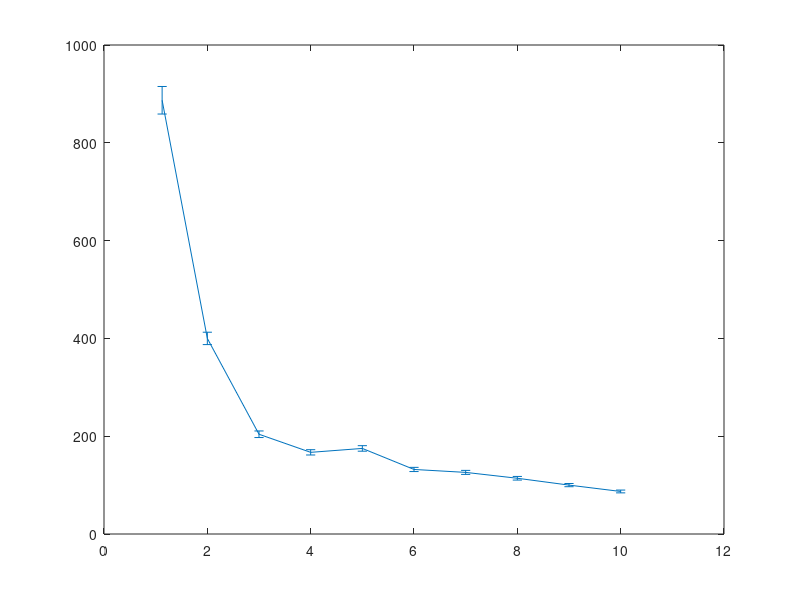

Recreate this plot in MATLAB. (Note: this script raises an error after producing the figure.)
clear all;
close all;
clc;

vin=[1.125 2 3 4 5 6 7 8 9 10];
sigma=[887 400 204 167 175 132 126 114 100 87];
err=[1/sqrt(992)*sigma(1) 1/sqrt(1000)*sigma(2) 1/sqrt(919)*sigma(3)...
     1/sqrt(952)*sigma(4) 1/sqrt(960)*sigma(5) 1/sqrt(951)*sigma(6)...
     1/sqrt(945)*sigma(7) 1/sqrt(943)*sigma(8) 1/sqrt(935)*sigma(9) 1/sqrt(922)*sigma(10)];

fitfun=@(A,x)sqrt(A(1)*x.^(-2)+A(2));
xf0=[0.9,140];
A=lsqcurvefit(fitfun,xf0,vin(2:end),sigma(2:end));%The first point can be discarded.

%plot(vin,sigma,'r*');
E1=errorbar(vin,sigma,err);
set(E1,'LineStyle', 'none ','Color', 'r','LineWidth', 3, 'Marker', '*', 'MarkerSize', 8, ...
         'MarkerEdgeColor', [.2 .2 .2], 'MarkerFaceColor' , [0,1,1]);
xlabel('input(mV)');
ylabel('jitter rms(ps)');
grid on
hold on

times = linspace(1.125,vin(end));
plot(times,fitfun(A,times),'b--','LineWidth', 2)
hold on

simin=[1.125 2 6 8];
simsig=[610.1 219.2 84.4 77.4];
simerr=[1/sqrt(40)*simsig(1) 1/sqrt(40)*simsig(2) 1/sqrt(40)*simsig(3) 1/sqrt(40)*simsig(4)];
E2=errorbar(simin,simsig,simerr);
set(E2,'LineStyle', 'none ','Color', 'g','LineWidth', 3, 'Marker', '.', 'MarkerSize', 8, ...
         'MarkerEdgeColor', [.2 .2 .2], 'MarkerFaceColor' , [0,1,1]);
legend('measurement data','measured data fitting','simulation data');
title('Version 2 board 1 T11 timing performance');
